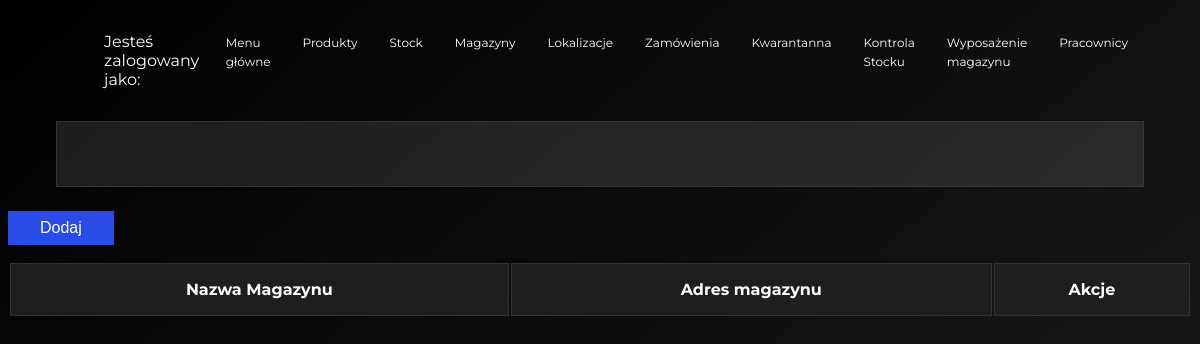
Before: /warehouseMainLocations.html with the older database file.
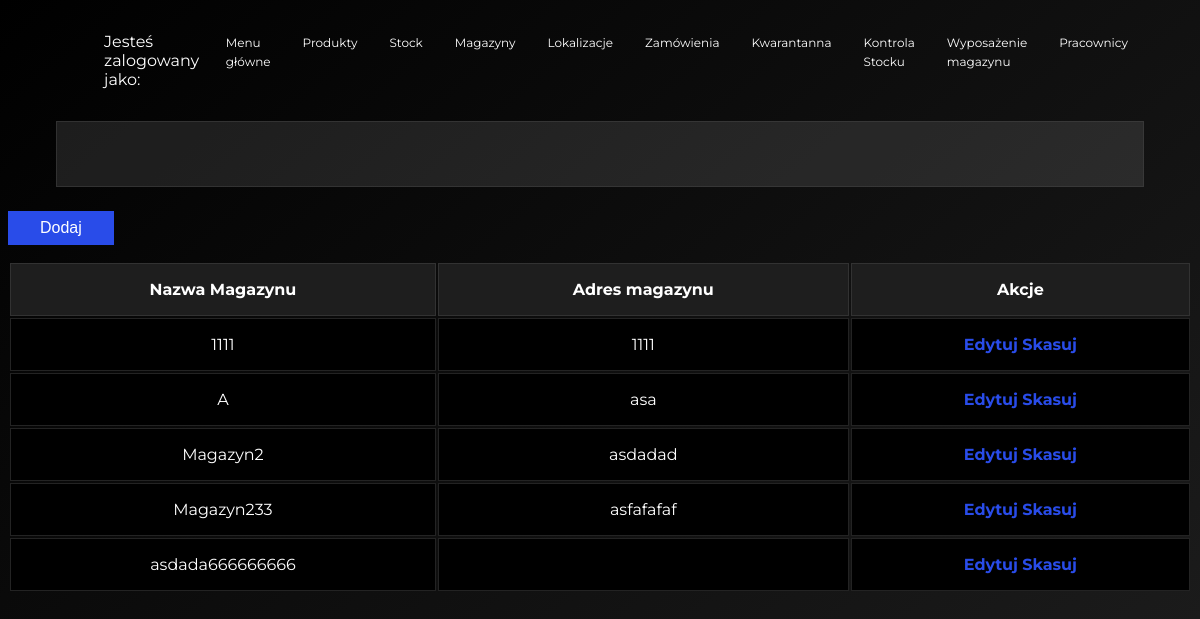
After: the same page with the newer database file.
### model.py (models this page shows, shortened)
class WarehouseMainLocation(db.Model):
    __tablename__ = 'warehouse_main_location'
    id = db.Column(db.Integer, primary_key=True)
    main_location_name = db.Column(db.String)
    main_location_address = db.Column(db.String, nullable=True)
    productOnStock = db.relationship('ProductOnStock', backref='warehouse_main_location', lazy = 'dynamic')
    warehouseEquipment = db.relationship('WarehouseEquipment', backref='warehouse_main_location', lazy = 'dynamic')
    warehouseStockLocation = db.relationship('WarehouseStockLocation',
                                             backref='warehouse_main_location',
                                             lazy = 'dynamic')

### app.py (the view)
@app.route('/warehouseMainLocations.html', methods=['GET', 'POST'])
def warehouseMainLocations():
    if request.method == 'POST':
        return redirect(url_for('warehouseMainLocationsAdd'))
    all = model.WarehouseMainLocation.query.order_by(model.WarehouseMainLocation.main_location_name).all()
    return render_template('warehouseMainLocations.html', all = all)

### templates/warehouseMainLocations.html (shortened to what this page needs)
{% extends "warehouseBase.html" %}
{% block head %}
    {{ super() }}
{% endblock %}
{% block body %}
    {{ super() }}
    <form method="POST">
        <input type="submit" value="Dodaj" class="exercise__submit">
    </form>
    <table class="table">
        <tbody class="table__body">
            <tr class="table__row">
                <th class="table__cell table__heading">Nazwa Magazynu</th>
                <th class="table__cell table__heading">Adres magazynu</th>
                <th class="table__cell table__heading">Akcje</th>
            </tr>
            {% for main_location in all %}
            <tr class="table__row">
                <td class="table__cell">{{ main_location.main_location_name }}</td>
                <td class="table__cell">{{ main_location.main_location_address }}</td>
                <td class="table__cell">
                    <a href="warehouseMainLocationsEdit.html?mainLocationId={{main_location.id}}"
                     class="table__link">Edytuj</a>
                     <a href="warehouseMainLocationsDelete.html?mainLocationId={{main_location.id}}"
                     class="table__link">Skasuj</a>
                </td>
            </tr>
            {% endfor %}
{% endblock %}

Changed rows visible on the page:
added WarehouseMainLocation: main_location_name "1111", main_location_address "1111"
added WarehouseMainLocation: main_location_name "A", main_location_address "asa"
added WarehouseMainLocation: main_location_name "Magazyn2", main_location_address "asdadad"
added WarehouseMainLocation: main_location_name "Magazyn233", main_location_address "asfafafaf"
added WarehouseMainLocation: main_location_name "asdada666666666"
